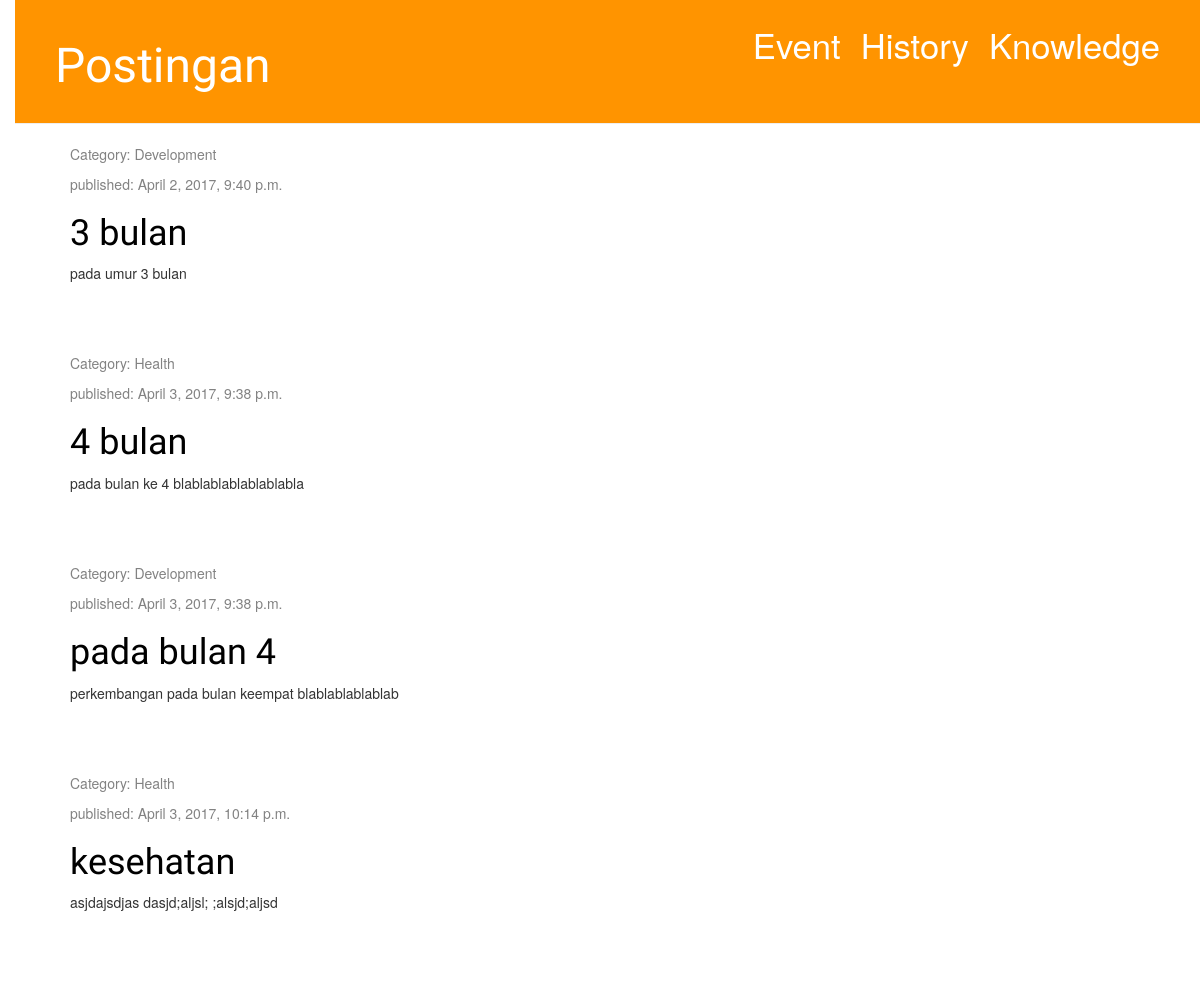
Before: / with the older database file.
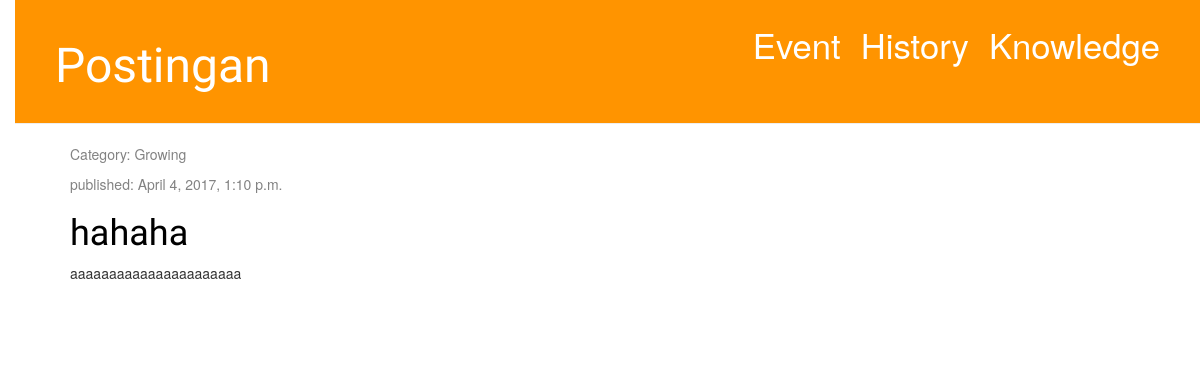
After: the same page with the newer database file.
### kelola/models.py (models this page shows, shortened)
class Knowledge(models.Model):
    category_choice = (
        ('Health', 'health'),
        ('Growing', 'growing'),
        ('Development', 'development'),
        ('Immunization', 'immunization'),
    )
    category = models.CharField(max_length=20, choices = category_choice)
    title = models.CharField(max_length=200)
    text = models.TextField()
    created_date = models.DateTimeField(
        default=timezone.now)
    published_date = models.DateTimeField(
        blank=True, null=True)

### kelola/views.py (the view)
# urls.py: url(r'^$', views.knowledge_list, name='knowledge_list'),
def knowledge_list(request):
    knowledges = Knowledge.objects.filter(published_date__lte=timezone.now()).order_by('published_date')
    return render(request, 'kelola/post_list.html', {'knowledges': knowledges})

### kelola/templates/kelola/post_list.html (shortened to what this page needs)
<!DOCTYPE html>
{% extends 'kelola/base.html' %}
{% load staticfiles %}
{% block content %}
{% for knowledge in knowledges %}
<div class="post">
<div class="date">
    <p> Category: {{ knowledge.category }}</p>
    <p>published: {{ knowledge.published_date }}</p>
    </div>
    <h1><a href="{% url 'post_detail' pk=knowledge.pk %}">{{ knowledge.title }}</a></h1>
    <p>{{ knowledge.text|linebreaksbr }}</p>
</div>
{% endfor %}
{% endblock %}

Changed rows visible on the page:
removed Knowledge: category "Development", published_date "April 2, 2017, 9:40 p.m.", title "3 bulan", text "pada umur 3 bulan"
removed Knowledge: category "Health", published_date "April 3, 2017, 9:38 p.m.", title "4 bulan", text "pada bulan ke 4 blablablablablablabla"
removed Knowledge: category "Development", published_date "April 3, 2017, 9:38 p.m.", title "pada bulan 4", text "perkembangan pada bulan keempat blablablablablab"
removed Knowledge: category "Health", published_date "April 3, 2017, 10:14 p.m.", title "kesehatan", text "asjdajsdjas dasjd;aljsl; ;alsjd;aljsd"
added Knowledge: category "Growing", published_date "April 4, 2017, 1:10 p.m.", title "hahaha", text "aaaaaaaaaaaaaaaaaaaaaa"
